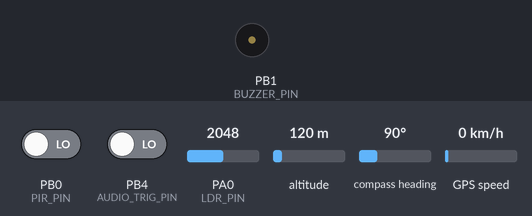
Recording of a sketch running on a simulated STM32 Blue Pill. Parts: buzzer (waves = sounding, pin HIGH). The test bench sets the inputs (shaded band); at power-on: PA0 (LDR_PIN) = 2048, PB0 (PIR_PIN) LOW, PB4 (AUDIO_TRIG_PIN) LOW, altitude 120 m, compass heading 90°, GPS speed 0 km/h. The GPS gets a fix after 3 s at 37.7749, -122.4194 with 8 satellites; the modem accepts every AT command (registered, SIM ready, sends succeed) and sends nothing else.

Above: at 0.1 s.
At 3.3 s:
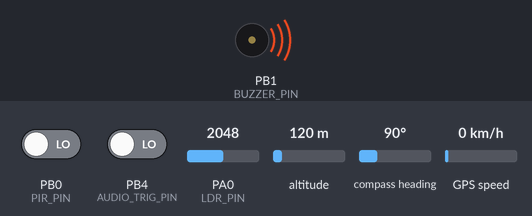
Timing chart, 0 to 4.8 s (numbered marks = the images above):
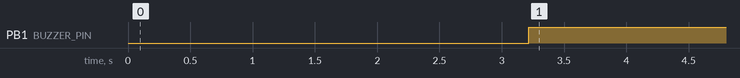

Measured:
- by itself, PB1 (BUZZER_PIN): LOW → HIGH at 3.2 s

The sketch:

ghost_node_stm32.ino
```cpp
// ==========================================
// THE GHOST NODE — EVENT-DRIVEN STM32 FIRMWARE
// Autonomous Stealth Tracker & Surveillance Node
// Developer: Aditya Kumar Gupta (aditya.geninfo.in)
// ==========================================

#include <TinyGPS++.h>

#define PIR_PIN     PB0
#define BUZZER_PIN  PB1
#define LDR_PIN     PA0
#define AUDIO_TRIG_PIN PB4 // Digital sound threshold trigger from INMP441 mic
#define TAMPER_THRESHOLD 1800

TinyGPSPlus gps;
HardwareSerial SerialGPS(PA10, PA9);  // USART1: NEO-6M GPS
HardwareSerial SerialGSM(PA3, PA2);   // USART2: SIM900A GSM

const char ADMIN_PHONE[] = "+919411247540";
bool tamperTriggered = false;
unsigned long lastPirAlert = 0;
unsigned long lastCallAlert = 0;

void sendSMS(String message) {
  SerialGSM.println("AT+CMGF=1");
  delay(300);
  SerialGSM.print("AT+CMGS=\"");
  SerialGSM.print(ADMIN_PHONE);
  SerialGSM.println("\"");
  delay(300);
  SerialGSM.print(message);
  delay(100);
  SerialGSM.write(26); // CTRL+Z to send SMS
  delay(3000);
}

void makePhoneCall() {
  SerialGSM.print("ATD");
  SerialGSM.print(ADMIN_PHONE);
  SerialGSM.println(";");
  delay(10000); // Ring for 10 seconds for live audio listening
}

void setup() {
  pinMode(PIR_PIN, INPUT);
  pinMode(AUDIO_TRIG_PIN, INPUT);
  pinMode(BUZZER_PIN, OUTPUT);
  pinMode(LDR_PIN, INPUT_ANALOG);
  digitalWrite(BUZZER_PIN, LOW);

  SerialGPS.begin(9600);
  SerialGSM.begin(9600);
  delay(3000);

  SerialGSM.println("AT");
  delay(200);
}

void loop() {
  while (SerialGPS.available() > 0) {
    gps.encode(SerialGPS.read());
  }

  String currentLoc = gps.location.isValid() ?
    String(gps.location.lat(), 6) + "," + String(gps.location.lng(), 6) : "Acquiring GPS Fix";

  // 1. ACTIVE ANTI-TAMPER TRAP (LDR Light Sensor)
  if (analogRead(LDR_PIN) > TAMPER_THRESHOLD && !tamperTriggered) {
    tamperTriggered = true;
    digitalWrite(BUZZER_PIN, HIGH);
    sendSMS("CRITICAL TAMPER ALERT! Enclosure Opened! GPS: https://maps.google.com/?q=" + currentLoc);
  }

  // 2. PIR MOTION SENSOR -> AUTOMATIC SMS ALERT
  if (digitalRead(PIR_PIN) == HIGH && (millis() - lastPirAlert > 60000)) {
    lastPirAlert = millis();
    sendSMS("MOTION DETECTED! Zone breached. GPS: https://maps.google.com/?q=" + currentLoc);
  }

  // 3. INMP441 SOUND THRESHOLD -> AUTOMATIC PHONE CALL FOR LIVE LISTENING
  if (digitalRead(AUDIO_TRIG_PIN) == HIGH && (millis() - lastCallAlert > 120000)) {
    lastCallAlert = millis();
    makePhoneCall();
  }
}
```
